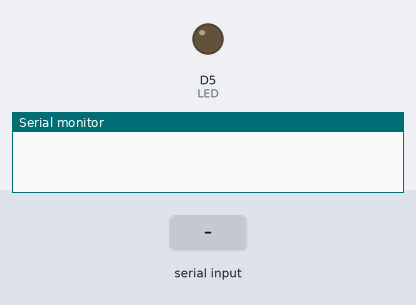
A sketch run on a simulated ESP8266 (NodeMCU). On the bench: output pins drawn as LEDs (lit = HIGH), the last lines printed to the serial monitor. Inputs (shaded band) come from the test bench.

Above: at 1.2 s.
1.3 s: "1" received over Serial
At 1.6 s:
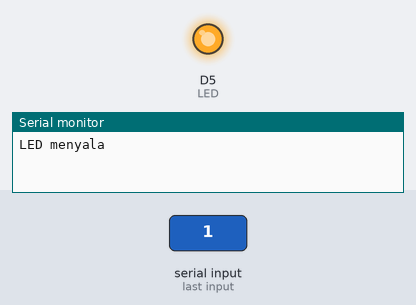
2.8 s: "0" received over Serial
At 3.9 s:
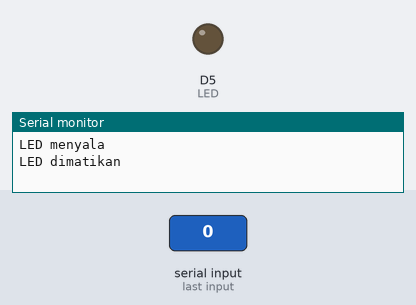
Timing chart, 0 to 5.8 s (numbered marks = the images above; inputs shaded):
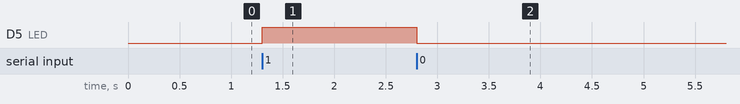

The sketch:

serial_controller.ino
```cpp
#define LED D5

void setup() {
  Serial.begin(115200);
  pinMode(LED, OUTPUT);
}

void loop() {
  if(Serial.available()) {
    char command = Serial.read();
    if (command == '1') {
      digitalWrite(LED, HIGH);
      Serial.println("LED menyala");
    }

    if (command == '0') {
      digitalWrite(LED, LOW);
      Serial.println("LED dimatikan");
    }
  }
}
```

Measured:
- after the input at 1.3 s, D5 (LED): LOW → HIGH at once
- after the input at 2.8 s, D5 (LED): HIGH → LOW at once
